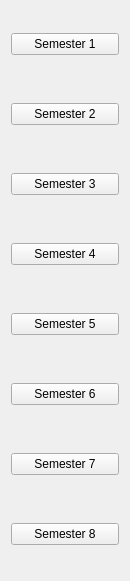
  <widget class="QWidget" name="layoutWidget">
   <property name="geometry">
    <rect>
     <x>19</x>
     <y>107</y>
     <width>130</width>
     <height>581</height>
    </rect>
   </property>
   <layout class="QVBoxLayout" name="verticalLayout_2">
    <item>
     <widget class="QPushButton" name="semester1">
      <property name="text">
       <string>Semester 1</string>
      </property>
     </widget>
    </item>
    <item>
     <spacer name="horizontalSpacer_13">
      <property name="orientation">
       <enum>Qt::Horizontal</enum>
      </property>
      <property name="sizeHint" stdset="0">
       <size>
        <width>128</width>
        <height>20</height>
       </size>
      </property>
     </spacer>
    </item>
    <item>
     <widget class="QPushButton" name="semester2">
      <property name="text">
       <string>Semester 2</string>
      </property>
     </widget>
    </item>
    <item>
     <spacer name="horizontalSpacer_11">
      <property name="orientation">
       <enum>Qt::Horizontal</enum>
      </property>
      <property name="sizeHint" stdset="0">
       <size>
        <width>128</width>
        <height>20</height>
       </size>
      </property>
     </spacer>
    </item>
    <item>
     <widget class="QPushButton" name="semester3">
      <property name="text">
       <string>Semester 3</string>
      </property>
     </widget>
    </item>
    <item>
     <spacer name="horizontalSpacer_10">
      <property name="orientation">
       <enum>Qt::Horizontal</enum>
      </property>
      <property name="sizeHint" stdset="0">
       <size>
        <width>128</width>
        <height>20</height>
       </size>
      </property>
     </spacer>
    </item>
    <item>
     <widget class="QPushButton" name="semester4">
      <property name="text">
       <string>Semester 4</string>
      </property>
     </widget>
    </item>
    <item>
     <spacer name="horizontalSpacer_9">
      <property name="orientation">
       <enum>Qt::Horizontal</enum>
      </property>
      <property name="sizeHint" stdset="0">
       <size>
        <width>128</width>
        <height>20</height>
       </size>
      </property>
     </spacer>
    </item>
    <item>
     <widget class="QPushButton" name="semester5">
      <property name="font">
       <font>
        <family>Segoe UI</family>
        <bold>false</bold>
        <underline>false</underline>
        <strikeout>false</strikeout>
       </font>
      </property>
      <property name="cursor">
       <cursorShape>OpenHandCursor</cursorShape>
      </property>
      <property name="mouseTracking">
       <bool>false</bool>
      </property>
      <property name="whatsThis">
       <string/>
      </property>
      <property name="autoFillBackground">
       <bool>false</bool>
      </property>
      <property name="text">
       <string>Semester 5</string>
      </property>
     </widget>
    </item>
    <item>
     <spacer name="horizontalSpacer_7">
      <property name="orientation">
       <enum>Qt::Horizontal</enum>
      </property>
      <property name="sizeHint" stdset="0">
       <size>
        <width>128</width>
        <height>20</height>
       </size>
      </property>
     </spacer>
    </item>
    <item>
     <widget class="QPushButton" name="semester6">
      <property name="text">
       <string>Semester 6</string>
      </property>
     </widget>
    </item>
    <item>
     <spacer name="horizontalSpacer_8">
      <property name="orientation">
       <enum>Qt::Horizontal</enum>
      </property>
      <property name="sizeHint" stdset="0">
       <size>
        <width>128</width>
        <height>20</height>
       </size>
      </property>
     </spacer>
    </item>
    <item>
     <widget class="QPushButton" name="semester7">
      <property name="text">
       <string>Semester 7</string>
      </property>
     </widget>
    </item>
    <item>
     <spacer name="horizontalSpacer_6">
      <property name="orientation">
       <enum>Qt::Horizontal</enum>
      </property>
      <property name="sizeHint" stdset="0">
       <size>
        <width>128</width>
        <height>20</height>
       </size>
      </property>
     </spacer>
    </item>
    <item>
     <widget class="QPushButton" name="semester8">
      <property name="text">
       <string>Semester 8</string>
      </property>
     </widget>
    </item>
   </layout>
  </widget>
